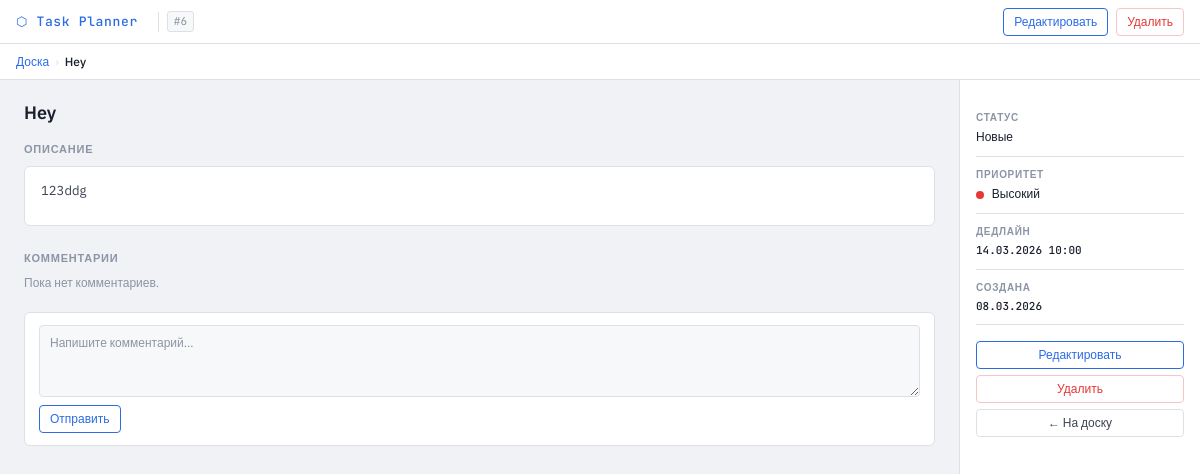
/view_task.php?id=6 (signed in), run on the app's committed database.
### tables this page shows
CREATE TABLE `tasks` (
  `id` int NOT NULL,
  `title` varchar(200) NOT NULL,
  `description` text,
  `priority` enum('low','medium','high') NOT NULL,
  `deadline` datetime DEFAULT NULL,
  `project_id` int NOT NULL,
  `assigned_to` int DEFAULT NULL,
  `status` enum('new','working','progress','done') NOT NULL DEFAULT 'new',
  `created_at` datetime NOT NULL DEFAULT CURRENT_TIMESTAMP
);

### view_task.php (the view, shortened to what this page needs)
<?php
$task_id = $_GET['id'];
$database = new Database();
$db = $database->getConnection();
$stmt = $db->prepare("
    SELECT t.* FROM tasks t
    JOIN projects p ON t.project_id = p.id
    LEFT JOIN project_members pm ON p.id = pm.project_id
    WHERE t.id = :task_id
      AND (p.owner_id = :user_id OR pm.user_id = :user_id)
    LIMIT 1
");
$stmt->execute(['task_id' => $task_id, 'user_id' => $_SESSION['user_id']]);
$task = $stmt->fetch(PDO::FETCH_ASSOC);
$stmtComments = $db->prepare("
    SELECT tc.*, u.name as author_name
    FROM task_comments tc
    JOIN users u ON tc.user_id = u.id
    WHERE tc.task_id = ?
    ORDER BY tc.created_at ASC
");
$stmtComments->execute([$task_id]);
$comments = $stmtComments->fetchAll(PDO::FETCH_ASSOC);
$statusLabels   = ['new' => 'Новые', 'working' => 'В работе', 'progress' => 'В процессе', 'done' => 'Завершены'];
$priorityLabels = ['low' => 'Низкий', 'medium' => 'Средний', 'high' => 'Высокий'];
$priorityColors = ['low' => 'var(--green)', 'medium' => 'var(--yellow)', 'high' => 'var(--red)'];
?>
<!DOCTYPE html>
<html lang="ru">
<head>
    <link href="https://cdn.jsdelivr.net/npm/bootstrap@5.3.2/dist/css/bootstrap.min.css" rel="stylesheet">
</head>
<body>
<div class="topbar">
    <a href="index.php" class="topbar-brand">⬡ Task Planner</a>
    <span class="task-id-badge">#<?= $task['id'] ?></span>
    <a href="edit_task.php?id=<?= $task['id'] ?>" class="topbar-btn primary">Редактировать</a>
    <a href="delete_task.php?id=<?= $task['id'] ?>" class="topbar-btn danger"
       onclick="return confirm('Удалить задачу?')">Удалить</a>
</div>
<div class="breadbar">
    <a href="index.php">Доска</a>
    <span class="breadbar-sep">›</span>
    <span class="breadbar-current"><?= htmlspecialchars($task['title']) ?></span>
</div>
<div class="page-content">
    <div class="main-panel">
        <div class="task-title"><?= htmlspecialchars($task['title']) ?></div>
        <div class="section-label">Описание</div>
        <div class="desc-block">
            <?= !empty($task['description'])
                ? nl2br(htmlspecialchars($task['description']))
                : '<em>Нет описания</em>' ?>
        </div>
        <div class="section-label">Комментарии</div>
        <div class="comments-wrap" id="comments-list-<?= $task_id ?>">
            <?php if (empty($comments)): ?>
                <div id="no-comments-msg" style="font-size:12px;color:var(--text-dim);">Пока нет комментариев.</div>
            <?php endif; ?>
        </div>
        <div class="comment-form-wrap">
            <form id="comment-form-<?= $task_id ?>" onsubmit="addComment(event, <?= $task_id ?>)" style="display:flex;flex-direction:column;gap:8px;">
                <textarea name="comment" class="tp-textarea" rows="3" maxlength="500"
                          placeholder="Напишите комментарий..." required></textarea>
                <div style="display:flex;align-items:center;gap:8px;">
                    <button type="submit" class="topbar-btn primary">Отправить</button>
                </div>
            </form>
        </div>
    </div>
    <div class="side-panel">
        <div class="detail-row">
            <span class="detail-key">Статус</span>
            <span class="detail-val"><?= $statusLabels[$task['status']] ?? $task['status'] ?></span>
        </div>
        <div class="detail-row">
            <span class="detail-key">Приоритет</span>
            <span class="detail-val">
                <span class="priority-dot" style="background:<?= $priorityColors[$task['priority']] ?? '#aaa' ?>;"></span>
                <?= $priorityLabels[$task['priority']] ?? $task['priority'] ?>
            </span>
        </div>
        <div class="detail-row">
            <span class="detail-key">Дедлайн</span>
            <span class="detail-val mono">
                <?= $task['deadline'] ? date('d.m.Y H:i', strtotime($task['deadline'])) : '—' ?>
            </span>
        </div>
        <div class="detail-row">
            <span class="detail-key">Создана</span>
            <span class="detail-val mono">
                <?= date('d.m.Y', strtotime($task['created_at'])) ?>
            </span>
        </div>
        <div class="side-actions">
            <a href="edit_task.php?id=<?= $task['id'] ?>" class="topbar-btn primary" style="justify-content:center;">Редактировать</a>
            <a href="delete_task.php?id=<?= $task['id'] ?>" class="topbar-btn danger" style="justify-content:center;"
               onclick="return confirm('Удалить задачу?')">Удалить</a>
            <a href="index.php" class="topbar-btn" style="justify-content:center;">← На доску</a>
        </div>
    </div>
</div>
</body>
</html>

### view_task.php (style rules this page uses)
:root { --bg: #f0f2f5; --surface: #ffffff; --surface2: #f7f8fa; --border: #dde1e7; --text: #3d4452; --text-dim: #8b95a5; --text-head: #1a1f2e; --accent: #2b6be6; --red: #e53935; --yellow: #e8a000; --green: #1e9e52; }
* { box-sizing: border-box; margin: 0; padding: 0; }
body { background: var(--bg); color: var(--text); font-family: 'IBM Plex Sans', sans-serif; font-size: 13px; min-height: 100vh; display: flex; flex-direction: column; }
.topbar { height: 44px; background: var(--surface); border-bottom: 1px solid var(--border); display: flex; align-items: center; padding: 0 16px; gap: 8px; flex-shrink: 0; }
.topbar-brand { font-family: 'JetBrains Mono', monospace; font-size: 13px; font-weight: 500; color: var(--accent); letter-spacing: 0.05em; margin-right: 12px; text-decoration: none; }
.topbar-btn { height: 28px; padding: 0 10px; border-radius: 4px; font-size: 12px; font-weight: 500; border: 1px solid var(--border); background: transparent; color: var(--text); cursor: pointer; text-decoration: none; display: inline-flex; align-items: center; gap: 5px; transition: background .15s, border-color .15s, color .15s; }
.topbar-btn.primary { border-color: var(--accent); color: var(--accent); }
.topbar-btn.danger { border-color: #f5c6c6; color: var(--red); }
.breadbar { height: 36px; background: var(--surface); border-bottom: 1px solid var(--border); display: flex; align-items: center; padding: 0 16px; gap: 6px; font-size: 12px; color: var(--text-dim); }
.breadbar a { color: var(--accent); text-decoration: none; }
.breadbar-sep { color: var(--border); }
.breadbar-current { color: var(--text-head); font-weight: 500; }
.task-id-badge { font-family: 'JetBrains Mono', monospace; font-size: 11px; background: var(--surface2); border: 1px solid var(--border); border-radius: 3px; padding: 1px 6px; color: var(--text-dim); }
.page-content { flex: 1; display: flex; gap: 0; overflow: hidden; }
.main-panel { flex: 1; overflow-y: auto; padding: 20px 24px; border-right: 1px solid var(--border); }
.task-title { font-size: 18px; font-weight: 600; color: var(--text-head); line-height: 1.4; margin-bottom: 16px; }
.section-label { font-size: 11px; font-weight: 600; text-transform: uppercase; letter-spacing: .07em; color: var(--text-dim); margin-bottom: 8px; }
.desc-block { background: var(--surface); border: 1px solid var(--border); border-radius: 6px; padding: 14px 16px; font-size: 13px; line-height: 1.6; color: var(--text); margin-bottom: 24px; min-height: 60px; }
.comments-wrap { display: flex; flex-direction: column; gap: 10px; margin-bottom: 20px; }
.comment-form-wrap { background: var(--surface); border: 1px solid var(--border); border-radius: 6px; padding: 12px 14px; }
.tp-textarea { width: 100%; background: var(--surface2); border: 1px solid var(--border); border-radius: 4px; color: var(--text); font-family: 'IBM Plex Sans', sans-serif; font-size: 12px; padding: 8px 10px; resize: vertical; outline: none; transition: border-color .15s; min-height: 72px; }
.tp-textarea::placeholder { color: var(--text-dim); }
.side-panel { width: 240px; min-width: 240px; overflow-y: auto; padding: 20px 16px; background: var(--surface); }
.detail-row { display: flex; flex-direction: column; gap: 3px; padding: 10px 0; border-bottom: 1px solid var(--border); }
.detail-key { font-size: 10px; font-weight: 600; text-transform: uppercase; letter-spacing: .07em; color: var(--text-dim); }
.detail-val { font-size: 12px; font-weight: 500; color: var(--text-head); }
.priority-dot { display: inline-block; width: 8px; height: 8px; border-radius: 50%; margin-right: 5px; vertical-align: middle; }
.mono { font-family: 'JetBrains Mono', monospace; font-size: 11px; }
.side-actions { display: flex; flex-direction: column; gap: 6px; margin-top: 16px; }

### data on the page
tasks: id "6", title "Hey", description "123ddg", status "Новые", priority "Высокий", deadline "14.03.2026 10:00", created_at "08.03.2026"
